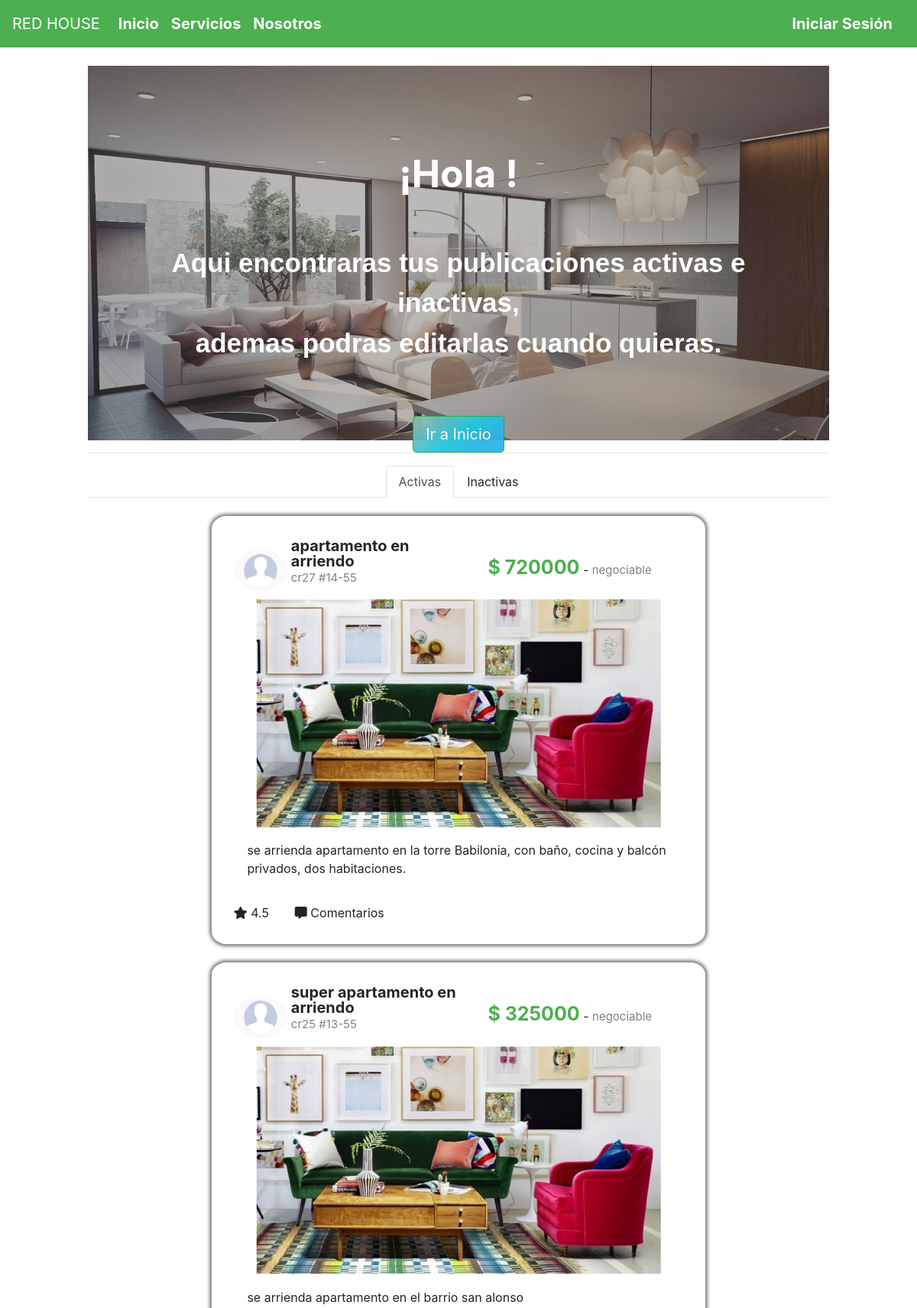
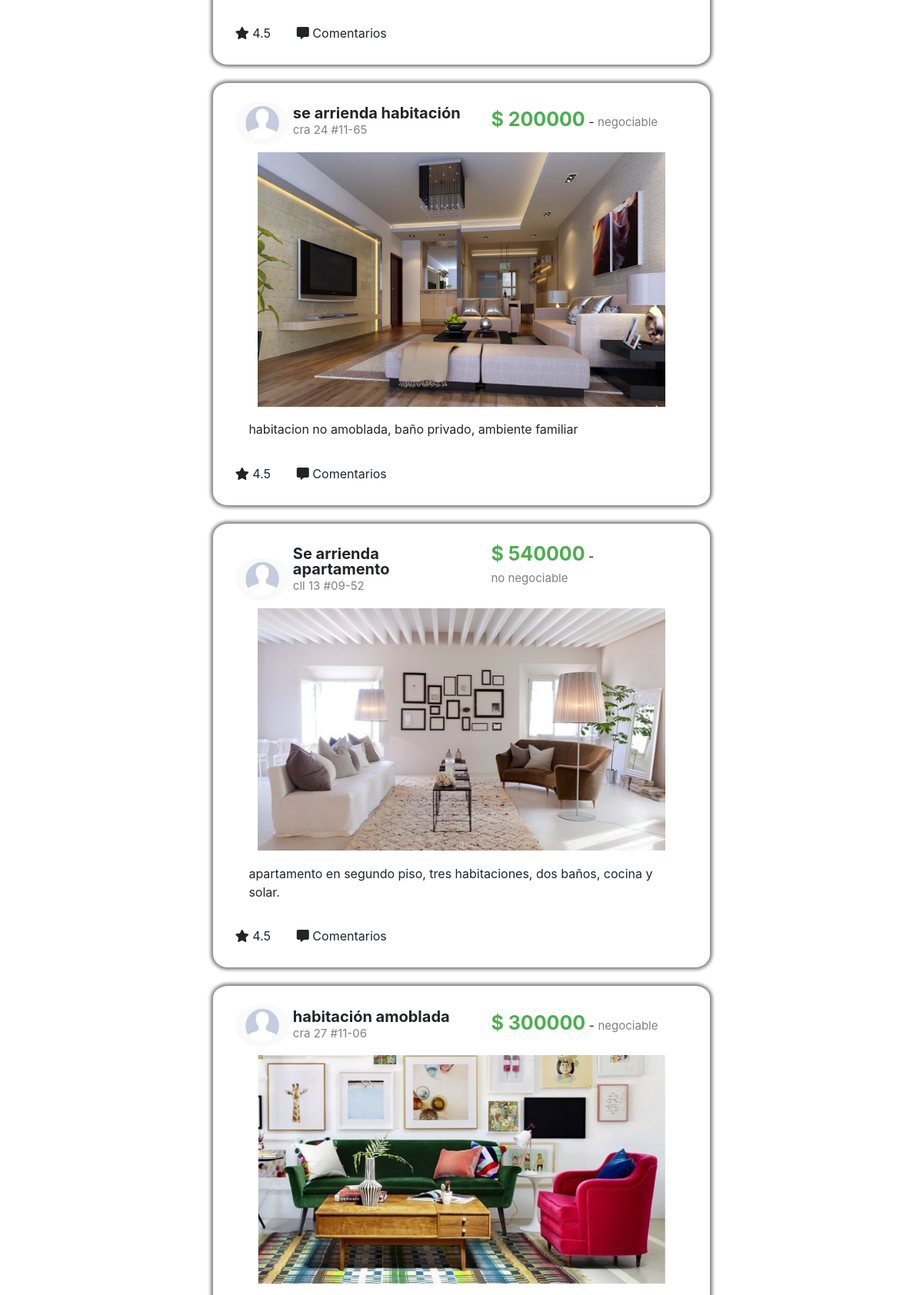
The page /misPublicaciones.php (upper part) on the database its author committed (2 pictures, top to bottom).
### tables this page shows
CREATE TABLE `publicacion` (
  `idPublicacion` int(11) NOT NULL,
  `nombre` varchar(30) DEFAULT NULL,
  `ubicacion` varchar(20) DEFAULT NULL,
  `precio` int(11) DEFAULT NULL,
  `descripcion` varchar(150) DEFAULT NULL,
  `fechaPublicada` datetime DEFAULT NULL,
  `estado` char(1) DEFAULT NULL,
  `negociable` char(16) DEFAULT NULL,
  `tipoInmueble` varchar(20) DEFAULT NULL,
  `urlImagen` varchar(100) DEFAULT NULL,
  `idCliente` varchar(20) DEFAULT NULL
);

### misPublicaciones.php (the view, shortened to what this page needs)
<!DOCTYPE html>
<html lang="en">
<head>
    <?php
    include("funciones.php");
    $conexion = conectar();
    $sql = "select * from publicacion where estado = '1'";
    $r = mysqli_query($conexion, $sql);
    ?>
    <link rel="stylesheet" href="https://stackpath.bootstrapcdn.com/bootstrap/4.3.1/css/bootstrap.min.css"
>
    <link rel="stylesheet" href="estilo.css">
    <link rel="stylesheet" href="https://use.fontawesome.com/releases/v5.8.1/css/all.css">
</head>
<body>
    <?PHP
    if (!isset($_SESSION['identificacion']) || !isset($_SESSION['contrasena'])){
        session_destroy();
        encabezado();
        $sesion = FALSE;
    }else{
        encabezadoCliente();
        $sesion = TRUE;
    }
    ?>
    <div class="container-fluid">
        <div class="row">
            <div class="col-md-1"></div>
            <div class="col-md-10 fondo">
                <br>
                <div id="uno-cuenta" class="contenedor">
                <div id="contenido" class="ee">
                    <p id="letra" >
                        <span style="font-size: 50px;"><br><b>¡Hola <?PHP echo $_SESSION['nombre'];?>!</b></span>
                        <br>
                        <span style="font-size: 35px;font-family: Arial, Helvetica, sans-serif;">
                            <br><b>Aqui encontraras tus publicaciones activas e inactivas,<br>
                            ademas podras editarlas cuando quieras.<br>
                            <br>
                            </b>
                        </span>
                    </p>
                    <a class="btn btn-success enlaton2 btn-lg bot" style="    background-color: #1fc8db;
        background-image: linear-gradient(141deg, #9fb8ad 0%, #1fc8db 51%, #2cb5e8 75%);
        color: white;
        opacity: 0.95;" href="index.php">Ir a Inicio</a>
                </div>
</div>
                <hr>
                <div class="container">
                    <div class="row">
                        <div clas="col-md-10" style="width:100%;">
                            <ul class="nav nav-tabs justify-content-center" id="myTab" role="tablist">
                                <li class="nav-item">
                                    <span class="nav-link active" id="activas" data-toggle="tab"  role="tab" aria-controls="home" aria-selected="true">Activas</span>
                                </li>
                                <li class="nav-item">
                                    <span class="nav-link" id="inactivas" data-toggle="tab" role="tab" aria-controls="contact" aria-selected="false">Inactivas</span>
                                </li>
                            </ul>
                        </div>
                        <br>
                    </div>
                    <br>
                    <div id="lista_publicaciones">
                        <?PHP
                        while ($publicacion = mysqli_fetch_array($r)) {
                            ?>
                        <div class="row">
                            <div class="col-md-2"></div>
                            <div class="col-md-8 contenidoPublicacion">
                                <div class="divImagenPerfil">
                                    <img src="imagenes/im_perfil.png" alt="foto de perfil"
                                        style="width: 100%; border-radius: 50%;">
                                </div>
                                <div class="encabezadoPublicacion">
                                    <span class="tituloPublicacion">
                                        <?PHP echo $publicacion['nombre']; ?></span></br>
                                    <span class="subtituloPublicacion">
                                        <?PHP echo $publicacion['ubicacion']; ?></span></br>
                                </div>
                                <div class="divPrecio">
                                    <span class="tituloPublicacion" style="color:#4CAF50;font-size:25px;">$
                                        <?PHP echo $publicacion['precio']; ?></span> - <span
                                        class="subtituloPublicacion">
                                        <?PHP
                                            echo $publicacion['negociable']; ?>
                                    </span>
                                </div>
                                <div class="imagenPublicacion">
                                    <img <?PHP echo 'src=' . $publicacion['urlImagen']; ?> alt="Publicacion"
                                    style="width: 100%">
                                </div>
                                <div class="descripcionPublicacion">
                                    <p>
                                        <?PHP echo $publicacion['descripcion']; ?></p>
                                </div>
                                <div class="botonesPublicacion">
                                    <span class="botonPublicacion"><i class="fas fa-star"></i> 4.5</span>
                                    <span><i class="fas fa-comment-alt"></i> Comentarios</span>
                                </div>
                            </div>
                            <div class="col-md-2">
                            </div>
                        </div>
                        <br>
                        <?PHP
                        }
                        ?>
                    </div>
                </div>
            </div>
            <div class="col-md-1"></div>
        </div>
    </div>
</body>
</html>

### estilo.css (style rules this page uses)
.contenidoPublicacion { padding: 3%; border-radius: 3%; box-shadow: 0 0 4px 3px grey; }
.divImagenPerfil { display: inline-block; width: 12%; position: relative; bottom: 10px; border-radius: 50%; }
.encabezadoPublicacion { display: inline-block; line-height: 20px; width: 40%; }
.divPrecio { width: 43%; display: inline-block; position: relative; bottom: 10px; padding-left:3%; }
.tituloPublicacion { display: inline-block; font-size: 20px; font-weight: bold; }
.subtituloPublicacion { display: inline-block; font-size: 15px; color: gray; }
.imagenPublicacion { width: 90%; margin-left:auto; margin-right:auto; }
.botonPublicacion { padding-right: 5%; }
.descripcionPublicacion { padding: 3%; margin-left: auto; margin-right: auto; }
.fondo { background: white; }
body { background:none; }
#uno-cuenta { width:100%; height: 490px; background-image:url('imagenes/banner2.jpg'); background-size: cover; text-align: center; }
.ee { width: 100%; height: 490px; background: rgba(83, 83, 83, 0.4); padding: 3%; color: white }

### rows shown on the page
publicacion: nombre "apartamento en arriendo", ubicacion "cr27 #14-55", precio "720000", negociable "negociable", urlImagen (picture), descripcion "se arrienda apartamento en la torre Babilonia, con baño, cocina y balcón privados, dos habitaciones."
publicacion: nombre "super apartamento en arriendo", ubicacion "cr25 #13-55", precio "325000", negociable "negociable", urlImagen (picture), descripcion "se arrienda apartamento en el barrio san alonso"
publicacion: nombre "se arrienda habitación", ubicacion "cra 24 #11-65", precio "200000", negociable "negociable", urlImagen (picture), descripcion "habitacion no amoblada, baño privado, ambiente familiar"
publicacion: nombre "Se arrienda apartamento", ubicacion "cll 13 #09-52", precio "540000", negociable "no negociable", urlImagen (picture), descripcion "apartamento en segundo piso, tres habitaciones, dos baños, cocina y solar."
publicacion: nombre "habitación amoblada", ubicacion "cra 27 #11-06", precio "300000", negociable "negociable", urlImagen (picture)
